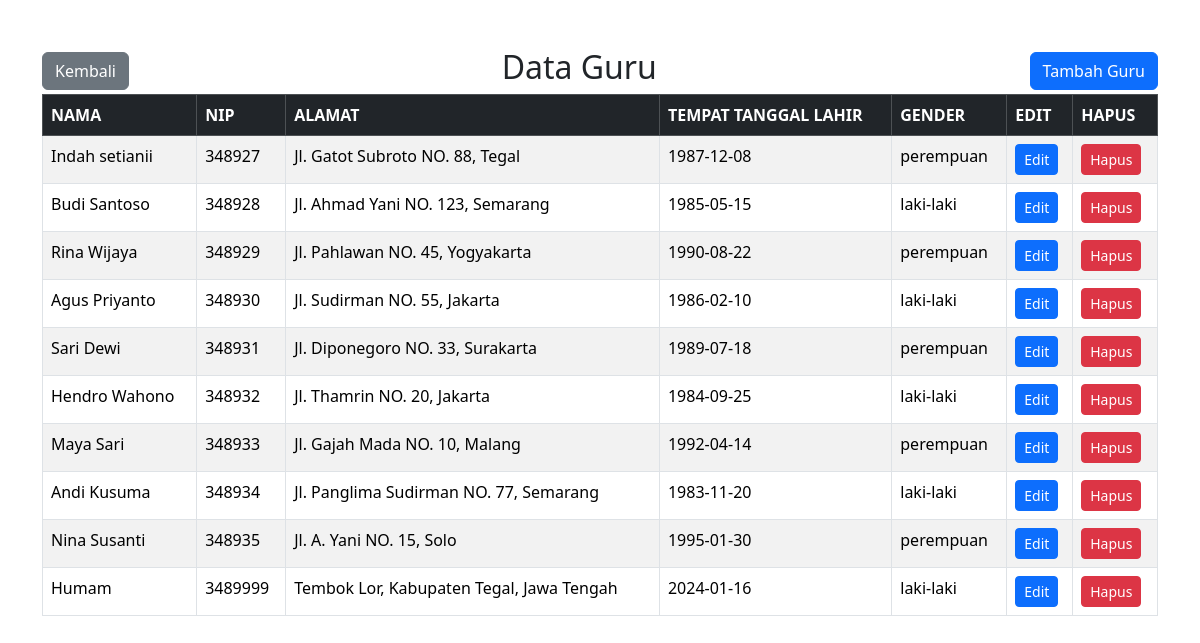
Screenshot of /guru/guru.php with the database file from the repository.
### tables this page shows
CREATE TABLE `guru` (
  `nip` int(11) NOT NULL,
  `nama` varchar(50) NOT NULL,
  `alamat` varchar(50) NOT NULL,
  `tanggal_lahir` date NOT NULL,
  `gender_id_gender` int(11) NOT NULL
);

### guru/guru.php (the view, shortened to what this page needs)
<!DOCTYPE html>
<html lang="en">
<head>
    <link rel="stylesheet" href="../bootstrap-5.3.2-dist/css/bootstrap.min.css">
</head>
<body>
<div class="container mt-5">
    <div class="d-flex justify-content-between align-items-center">
        <a href="..\home.php" class="btn btn-secondary">
            <i class="fas fa-arrow-left"></i> Kembali
        </a>
        <h2>Data Guru</h2>
        <a href="tambah_guru.php" class="btn btn-primary">
            <i class="fas fa-plus"></i> Tambah Guru
        </a>
    </div>
    <table class="table table-bordered table-striped">
        <thead class="table-dark">
            <tr>
                <th>NAMA</th>
                <th>NIP</th>
                <th>ALAMAT</th>
                <th>TEMPAT TANGGAL LAHIR</th>
                <th>GENDER</th>
                <th>EDIT</th>
                <th>HAPUS</th>
            </tr>
        </thead>
        <tbody>
            <?php
            $koneksi = mysqli_connect("localhost", "root", "", "sekolah");
            $tampil = "SELECT
                            nama,
                            nip,
                            alamat,
                            tanggal_lahir,
                            CASE
                                WHEN gender_id_gender = 0 THEN 'perempuan'
                                ELSE 'laki-laki'
                            END AS gender
                        FROM guru";
            $hasil  = mysqli_query($koneksi, $tampil);
            while ($data = mysqli_fetch_array($hasil)) {
                echo "<tr>";
                echo "<td>" . $data['nama'] . "</td>";
                echo "<td>" . $data['nip'] . "</td>";
                echo "<td>" . $data['alamat'] . "</td>";
                echo "<td>" . $data['tanggal_lahir'] . "</td>";
                echo "<td>" . $data['gender'] . "</td>";
                echo "<td><a href='edit_guru.php?id=" . $data['nip'] . "' class='btn btn-primary btn-sm'>Edit</a></td>";
                echo "<td><a href='hapus_guru.php?id=" . $data['nip'] . "' class='btn btn-danger btn-sm' onclick='return confirm(\"Apakah Anda yakin ingin menghapus GURU ini?\")'>Hapus</a></td>";
                echo "</tr>";
            }
            ?>
        </tbody>
    </table>
</div>
</body>
</html>

### rows the page displays
guru: nama "Indah setianii", nip "348927", alamat "Jl. Gatot Subroto NO. 88, Tegal", tanggal_lahir "1987-12-08", gender "perempuan"
guru: nama "Budi Santoso", nip "348928", alamat "Jl. Ahmad Yani NO. 123, Semarang", tanggal_lahir "1985-05-15", gender "laki-laki"
guru: nama "Rina Wijaya", nip "348929", alamat "Jl. Pahlawan NO. 45, Yogyakarta", tanggal_lahir "1990-08-22", gender "perempuan"
guru: nama "Agus Priyanto", nip "348930", alamat "Jl. Sudirman NO. 55, Jakarta", tanggal_lahir "1986-02-10", gender "laki-laki"
guru: nama "Sari Dewi", nip "348931", alamat "Jl. Diponegoro NO. 33, Surakarta", tanggal_lahir "1989-07-18", gender "perempuan"
guru: nama "Hendro Wahono", nip "348932", alamat "Jl. Thamrin NO. 20, Jakarta", tanggal_lahir "1984-09-25", gender "laki-laki"
guru: nama "Maya Sari", nip "348933", alamat "Jl. Gajah Mada NO. 10, Malang", tanggal_lahir "1992-04-14", gender "perempuan"
guru: nama "Andi Kusuma", nip "348934", alamat "Jl. Panglima Sudirman NO. 77, Semarang", tanggal_lahir "1983-11-20", gender "laki-laki"
guru: nama "Nina Susanti", nip "348935", alamat "Jl. A. Yani NO. 15, Solo", tanggal_lahir "1995-01-30", gender "perempuan"
guru: nama "Humam", nip "3489999", alamat "Tembok Lor, Kabupaten Tegal, Jawa Tengah", tanggal_lahir "2024-01-16", gender "laki-laki"
